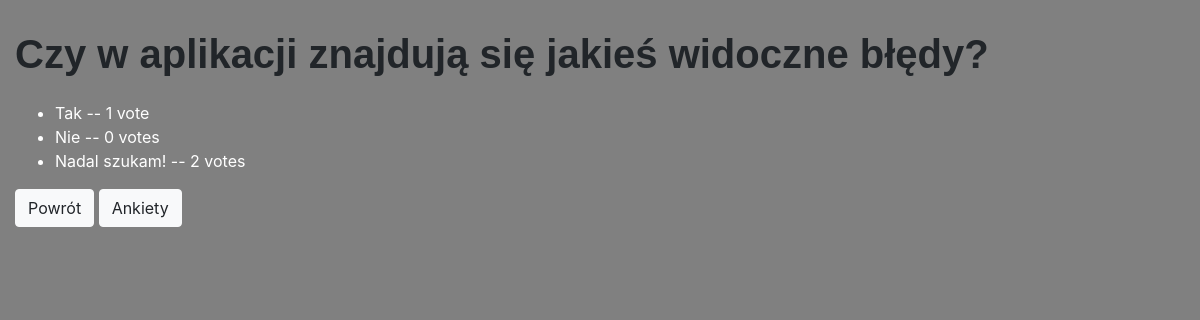
The page /polls/9/results/ on the database as committed earlier.
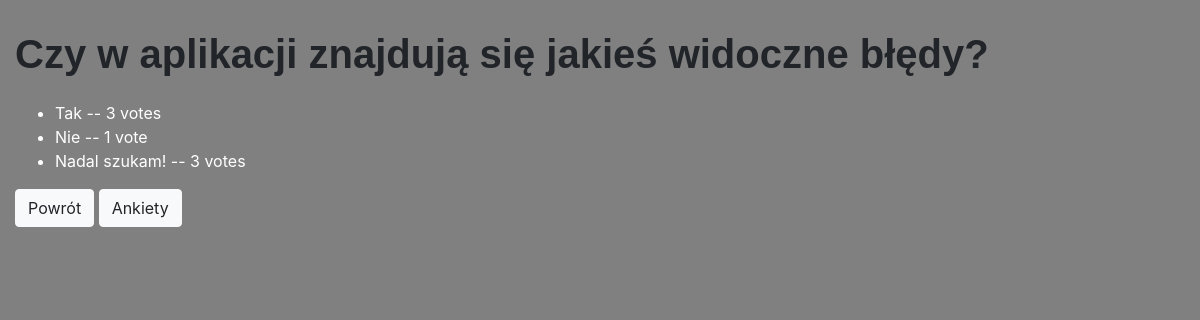
The same page on the database as committed later.
### polls/models.py (models this page shows, shortened)
class Question(models.Model):
    question_text = models.CharField(max_length=200)
    pub_date = models.DateTimeField('Date published')
    def was_published_recently(self):
        now = timezone.now()
        return now - datetime.timedelta(days=1) <= self.pub_date <= now
    was_published_recently.admin_order_field = 'pub_date'
    was_published_recently.boolean = True
    was_published_recently.short_description = 'Published recently?'

class Choice(models.Model):
    question = models.ForeignKey(Question, on_delete=models.CASCADE)
    choice_text = models.CharField(max_length=200)
    votes = models.IntegerField(default=0)

### polls/views.py (the view)
# urls.py: path('<int:pk>/results/', views.ResultsView.as_view(), name='results'),
class ResultsView(generic.DetailView):
    model = Question
    template_name = 'polls/results.html'

### polls/templates/polls/results.html (shortened to what this page needs)
{% extends 'polls/base.html' %}
{% block body %}
    <h1>{{ question.question_text }}</h1>
    <ul>
    {% for choice in question.choice_set.all %}
        <li>{{ choice.choice_text }} -- {{ choice.votes }} vote{{ choice.votes|pluralize }}</li>
    {% endfor %}
    </ul>
    <a class="btn btn-light" href="{% url 'polls:detail' question.id %}">Powrót</a>
    <a class="btn btn-light" href="{% url 'polls:index' %}">Ankiety</a>
{% endblock %}

### polls/templates/polls/base.html (shortened to what this page needs)
{% load static %}
<!doctype html>
<html lang="en">
<head>
    <link rel="stylesheet" href="https://stackpath.bootstrapcdn.com/bootstrap/4.3.1/css/bootstrap.min.css"
>
        <link rel="stylesheet" href="{% static 'polls/style.css' %}">
</head>
<body>
    {% block body %} {% endblock %}
</body>
</html>

### static/polls/style.css (style rules this page uses)
body { background: grey; padding: 15px; }
h1 { font-size: 40px; font-family: 'Arial'; font-weight: bold; padding-top: 15px; padding-bottom: 15px; }
ul { color: white; }

Rows that differ between the two databases and show on the page:
changed Choice "Tak": votes "1" → "3"
changed Choice "Nie": votes "0" → "1"
changed Choice "Nadal szukam!": votes "2" → "3"
